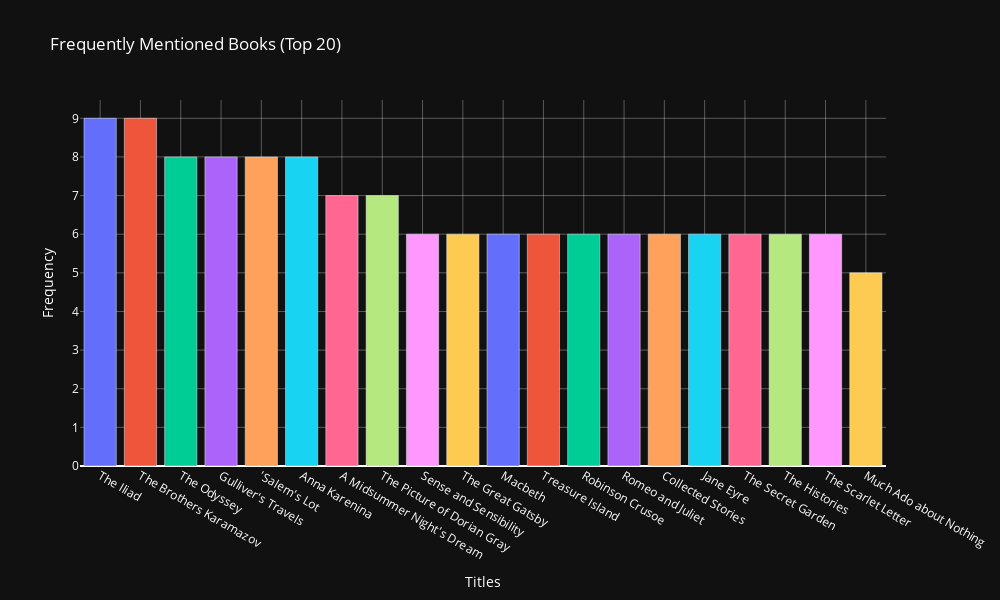

The cell this chart's notebook holds for it:
### Code cell
# Define a color palette with enough unique colors
color_palette = px.colors.qualitative.Plotly

# Create a list of distinct colors for each bar
bar_colors = [color_palette[i % len(color_palette)] for i in range(len(top_20_frequent_books))]

# Create a Plotly bar plot
fig = go.Figure(data=[go.Bar(
    y=top_20_frequent_books,
    x=top_20_frequent_books.index,
    orientation='v',
    marker=dict(color=bar_colors)  # Set the bar colors using the list of colors
)])

# Update the layout with dark background and white font
fig.update_layout(
    plot_bgcolor='rgb(17, 17, 17)',  # Dark background color
    paper_bgcolor='rgb(17, 17, 17)',  # Dark background color
    font=dict(color='white'),  # White font color
    title="Frequently Mentioned Books (Top 20)",
    yaxis_title="Frequency",
    xaxis_title="Titles",
    width=1000,  # Width of the plot in pixels
    height=600,  # Height of the plot in pixels
    xaxis=dict(
        gridcolor='rgba(255, 255, 255, 0.3)'  # Black grid lines with 0.3 alpha on x-axis
    ),
    yaxis=dict(
        gridcolor='rgba(255, 255, 255, 0.3)'  # Black grid lines with 0.3 alpha on y-axis
    )    
)
# Show the plot
fig.show()

### Figure 1 — Plotly figure (JSON) as saved in the notebook; plotly's stock layout.template omitted (floating-point values rounded to 4 significant figures)
{"data": [{"marker": {"color": ["#636EFA", "#EF553B", "#00CC96", "#AB63FA", "#FFA15A", "#19D3F3", "#FF6692", "#B6E880", "#FF97FF", "#FECB52", "#636EFA", "#EF553B", "#00CC96", "#AB63FA", "#FFA15A", "#19D3F3", "#FF6692", "#B6E880", "#FF97FF", "#FECB52"]}, "orientation": "v", "type": "bar", "x": ["The Iliad", "The Brothers Karamazov", "The Odyssey", "Gulliver's Travels", "'Salem's Lot", "Anna Karenina", "A Midsummer Night's Dream", "The Picture of Dorian Gray", "Sense and Sensibility", "The Great Gatsby", "Macbeth", "Treasure Island", "Robinson Crusoe", "Romeo and Juliet", "Collected Stories", "Jane Eyre", "The Secret Garden", "The Histories", "The Scarlet Letter", "Much Ado about Nothing"], "y": [9, 9, 8, 8, 8, 8, 7, 7, 6, 6, 6, 6, 6, 6, 6, 6, 6, 6, 6, 5]}], "layout": {"font": {"color": "white"}, "height": 600, "paper_bgcolor": "rgb(17, 17, 17)", "plot_bgcolor": "rgb(17, 17, 17)", "title": {"text": "Frequently Mentioned Books (Top 20)"}, "width": 1000, "xaxis": {"gridcolor": "rgba(255, 255, 255, 0.3)", "title": {"text": "Titles"}}, "yaxis": {"gridcolor": "rgba(255, 255, 255, 0.3)", "title": {"text": "Frequency"}}}}
